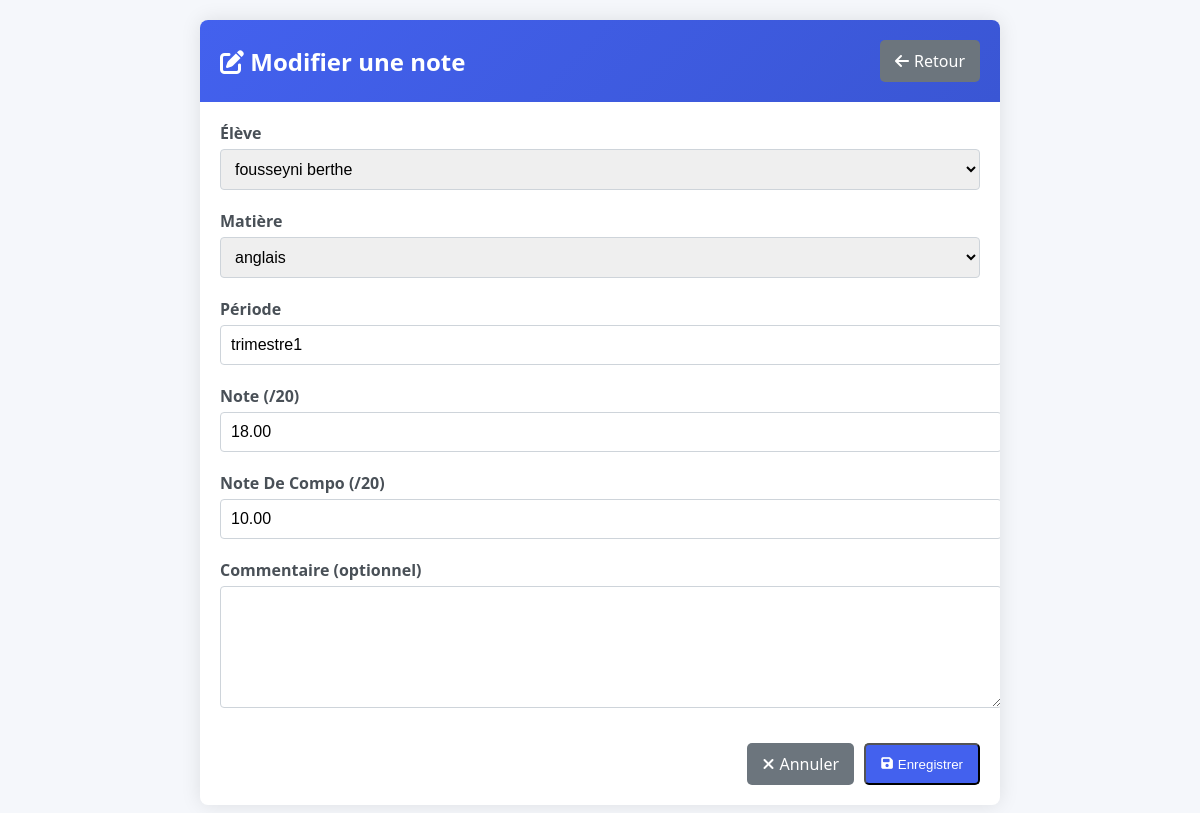
The page /modifier_note.php?id=1 on the database its author committed.
### tables this page shows
CREATE TABLE `notes` (
  `id` int(11) NOT NULL,
  `eleve_id` int(11) DEFAULT NULL,
  `matiere_id` int(11) DEFAULT NULL,
  `periode` varchar(50) DEFAULT NULL,
  `note` decimal(5,2) DEFAULT NULL,
  `note_composition` decimal(4,2) DEFAULT NULL,
  `commentaire` varchar(100) NOT NULL,
  `note_classe` decimal(4,2) DEFAULT NULL COMMENT 'Note de classe sur 20',
  `annee_scolaire` varchar(20) NOT NULL DEFAULT '2023-2024'
);

CREATE TABLE `eleves` (
  `id` int(11) NOT NULL,
  `nom` varchar(100) DEFAULT NULL,
  `prenom` varchar(100) DEFAULT NULL,
  `photo` varchar(100) NOT NULL,
  `created_at` datetime NOT NULL,
  `date_naissance` date DEFAULT NULL,
  `classe` varchar(100) DEFAULT NULL,
  `genre` enum('M','F') DEFAULT NULL,
  `classe_id` int(11) DEFAULT NULL,
  `matricule` varchar(50) DEFAULT NULL,
  `date_inscription` date DEFAULT NULL,
  `statut` enum('actif','inactif') DEFAULT 'actif',
  `lieu_naissance` varchar(100) DEFAULT NULL,
  `nationalite` varchar(50) DEFAULT NULL,
  `nom_pere` varchar(50) DEFAULT NULL,
  `nom_mere` varchar(50) DEFAULT NULL,
  `tel_parent` varchar(20) DEFAULT NULL,
  `adresse` text DEFAULT NULL,
  `telephone` varchar(20) DEFAULT NULL,
  `email` varchar(100) DEFAULT NULL COMMENT 'Adresse email de l''élève',
  `remarques` text DEFAULT NULL COMMENT 'Remarques et observations sur l''élève'
);

CREATE TABLE `matieres` (
  `id` int(11) NOT NULL,
  `nom` varchar(100) DEFAULT NULL,
  `coefficient` int(11) DEFAULT NULL,
  `niveau` varchar(50) DEFAULT NULL
);

### modifier_note.php (the view, shortened to what this page needs)
<?php
require_once 'functions.php';
$id = $_GET['id'];
$stmt = $pdo->prepare("SELECT * FROM notes WHERE id = ?");
$stmt->execute([$id]);
$note = $stmt->fetch(PDO::FETCH_ASSOC);
$eleves = $pdo->query("SELECT id, nom, prenom FROM eleves ORDER BY nom")->fetchAll();
$matieres = $pdo->query("SELECT id, nom FROM matieres ORDER BY nom")->fetchAll();
?>
<!DOCTYPE html>
<html lang="fr">
<head>
    <link rel="stylesheet" href="https://cdnjs.cloudflare.com/ajax/libs/font-awesome/6.4.0/css/all.min.css">
</head>
<body>
    <div class="container">
        <div class="header">
            <h1><i class="fas fa-edit"></i> Modifier une note</h1>
            <a href="notes.php" class="btn btn-back">
                <i class="fas fa-arrow-left"></i> Retour
            </a>
        </div>
        <div class="card">
            <form method="POST">
                <div class="form-group">
                    <label for="eleve_id">Élève</label>
                    <select id="eleve_id" name="eleve_id" required>
                        <?php foreach ($eleves as $eleve): ?>
                        <option value="<?= $eleve['id'] ?>" <?= $eleve['id'] == $note['eleve_id'] ? 'selected' : '' ?>>
                            <?= htmlspecialchars($eleve['prenom'] . ' ' . htmlspecialchars($eleve['nom'])) ?>
                        </option>
                        <?php endforeach; ?>
                    </select>
                </div>
                <div class="form-group">
                    <label for="matiere_id">Matière</label>
                    <select id="matiere_id" name="matiere_id" required>
                        <?php foreach ($matieres as $matiere): ?>
                        <option value="<?= $matiere['id'] ?>" <?= $matiere['id'] == $note['matiere_id'] ? 'selected' : '' ?>>
                            <?= htmlspecialchars($matiere['nom']) ?>
                        </option>
                        <?php endforeach; ?>
                    </select>
                </div>
                <div class="form-group">
                    <label for="periode">Période</label>
                    <input type="text" id="periode" name="periode" value="<?= htmlspecialchars($note['periode']) ?>" required>
                </div>
                <div class="form-group">
                    <label for="note">Note (/20)</label>
                    <input type="number" id="note" name="note" min="0" max="20" step="0.01"
                           value="<?= htmlspecialchars($note['note']) ?>" required>
                </div>
                <div class="form-group">
                    <label for="note">Note De Compo (/20)</label>
                    <input type="number" id="note" name="note" min="0" max="20" step="0.01"
                           value="<?= htmlspecialchars($note['note_composition']) ?>" required>
                </div>
                <div class="form-group">
                    <label for="commentaire">Commentaire (optionnel)</label>
                    <textarea id="commentaire" name="commentaire"><?= htmlspecialchars($note['commentaire'] ?? '') ?></textarea>
                </div>
                <div class="form-actions">
                    <a href="notes.php" class="btn btn-back">
                        <i class="fas fa-times"></i> Annuler
                    </a>
                    <button type="submit" class="btn btn-primary">
                        <i class="fas fa-save"></i> Enregistrer
                    </button>
                </div>
            </form>
        </div>
    </div>
</body>
</html>

### modifier_note.php (style rules this page uses)
body { font-family: 'Segoe UI', Tahoma, Geneva, Verdana, sans-serif; background-color: #f5f7fb; margin: 0; padding: 20px; }
.container { max-width: 800px; margin: 0 auto; background: white; border-radius: 8px; box-shadow: 0 0 20px rgba(0,0,0,0.1); overflow: hidden; }
.header { background: linear-gradient(135deg, #4361ee, #3a56d4); color: white; padding: 20px; display: flex; justify-content: space-between; align-items: center; }
.header h1 { margin: 0; font-size: 24px; }
.btn { display: inline-flex; align-items: center; padding: 10px 15px; border-radius: 5px; text-decoration: none; font-weight: 500; transition: all 0.3s; color: white; }
.btn i { margin-right: 5px; }
.btn-back { background-color: #6c757d; }
.card { padding: 20px; }
.form-group { margin-bottom: 20px; }
label { display: block; margin-bottom: 5px; font-weight: 600; color: #495057; }
input, select, textarea { width: 100%; padding: 10px; border: 1px solid #ced4da; border-radius: 4px; font-size: 16px; }
textarea { min-height: 100px; resize: vertical; }
.form-actions { display: flex; justify-content: flex-end; gap: 10px; margin-top: 30px; }
.btn-primary { background-color: #4361ee; }

### rows shown on the page
notes: eleve_id "fousseyni berthe", matiere_id "anglais", periode "trimestre1", note "18.00", note "10.00"
